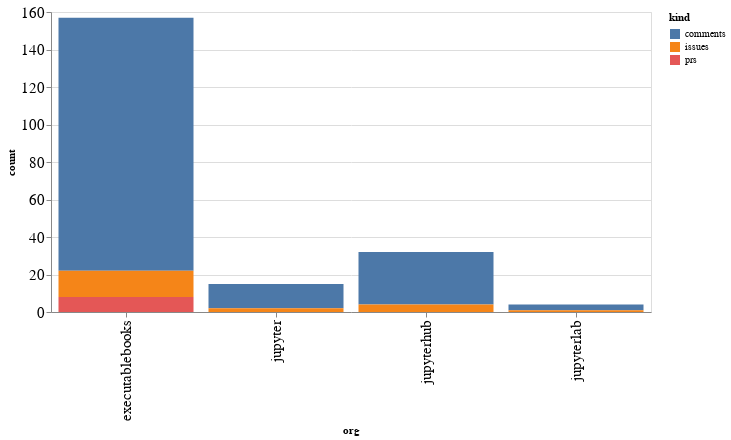

Source (notebook cell):
### Code cell
alt.Chart(org_summaries, width=600).mark_bar().encode(
    x='org',
    y='count',
    color='kind',
    tooltip="org"
)

### Figure 1 — Vega-Lite specification as saved in the notebook (floating-point values rounded to 4 significant figures)
{"config": {"axisLeft": {"labelFontSize": 15}, "axisBottom": {"labelFontSize": 15}}, "data": {"name": "data-e7db2379c9ff0c3cce39dd2cf132c14b"}, "mark": "bar", "encoding": {"color": {"type": "nominal", "field": "kind"}, "tooltip": {"type": "nominal", "field": "org"}, "x": {"type": "nominal", "field": "org"}, "y": {"type": "quantitative", "field": "count"}}, "width": 600, "$schema": "https://vega.github.io/schema/vega-lite/v4.8.1.json", "datasets": {"data-e7db2379c9ff0c3cce39dd2cf132c14b": [{"org": "executablebooks", "kind": "comments", "count": 135}, {"org": "executablebooks", "kind": "issues", "count": 14}, {"org": "executablebooks", "kind": "prs", "count": 8}, {"org": "jupyter", "kind": "comments", "count": 13}, {"org": "jupyter", "kind": "issues", "count": 2}, {"org": "jupyterhub", "kind": "comments", "count": 28}, {"org": "jupyterhub", "kind": "issues", "count": 4}, {"org": "jupyterlab", "kind": "comments", "count": 3}, {"org": "jupyterlab", "kind": "issues", "count": 1}]}}
